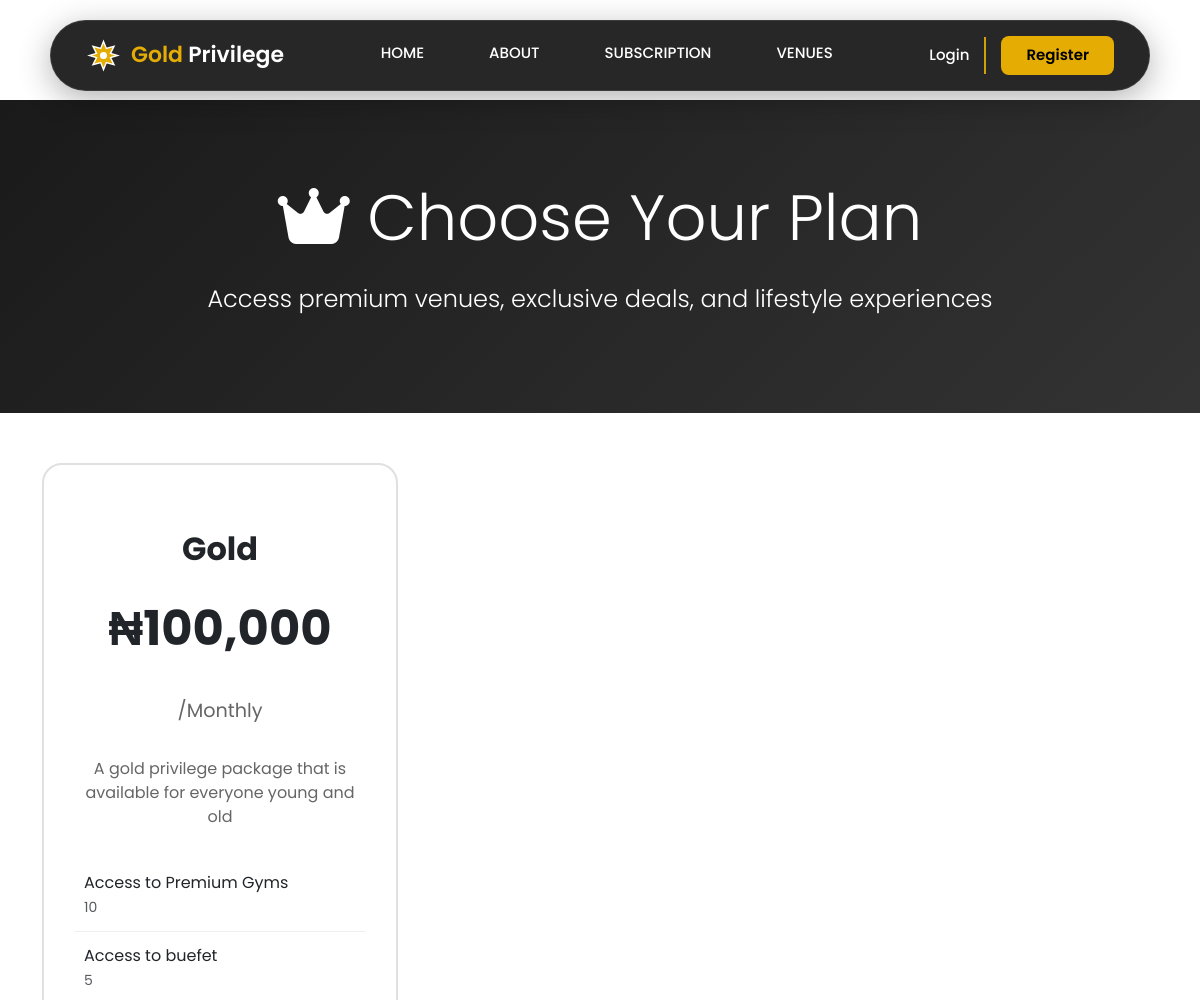
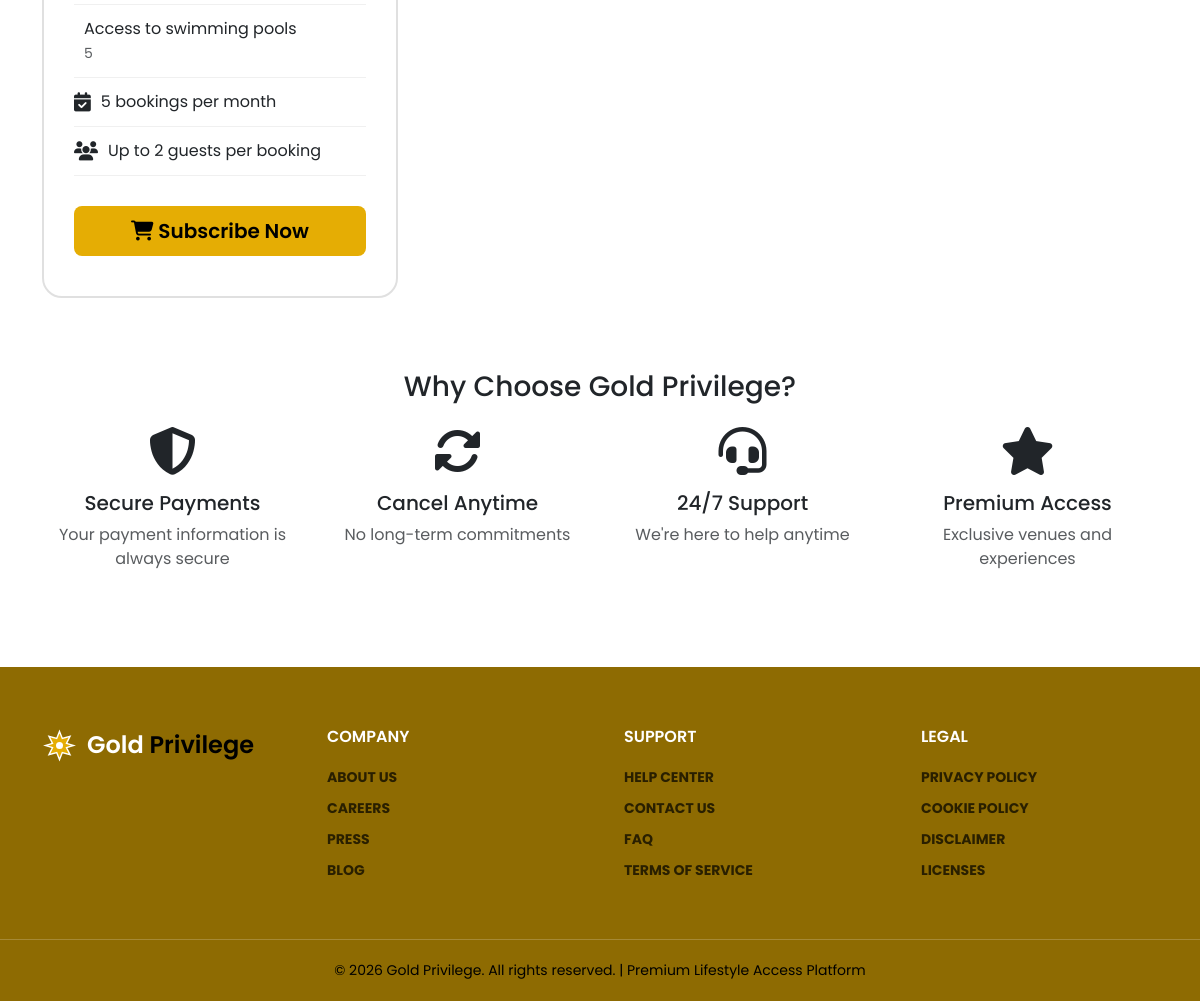
The app's page /subscriptions/plans/ with its own data (2 pictures, top to bottom).
### subscriptions/models.py (models this page shows, shortened)
class SubscriptionPlan(models.Model):
    class BillingPeriod(models.TextChoices):
        MONTHLY = 'MONTHLY', _('Monthly')
        QUARTERLY = 'QUARTERLY', _('Quarterly (3 months)')
        SEMI_ANNUAL = 'SEMI_ANNUAL', _('Semi-Annual (6 months)')
        ANNUAL = 'ANNUAL', _('Annual (12 months)')
    name = models.CharField(
        _('plan name'),
        max_length=100,
        help_text='e.g., "Gold", "Platinum", "Diamond"'
    )
    slug = models.SlugField(
        _('slug'),
        max_length=100,
        unique=True,
        help_text='URL-friendly name (auto-generated from name)'
    )
    description = models.TextField(
        _('description'),
        help_text='Short description of the plan'
    )
    tagline = models.CharField(
        _('tagline'),
        max_length=200,
        blank=True,
        help_text='Catchy tagline (e.g., "Most Popular")'
    )
    price = models.DecimalField(
        _('price'),
        max_digits=10,
        decimal_places=2,
        validators=[MinValueValidator(0)],
        help_text='Price in Naira (NGN)'
    )
    billing_period = models.CharField(
        _('billing period'),
        max_length=20,
        choices=BillingPeriod.choices,
        default=BillingPeriod.MONTHLY
    )
    trial_period_days = models.IntegerField(
        _('trial period (days)'),
        default=0,
        validators=[MinValueValidator(0)],
        help_text='Number of free trial days (0 for no trial)'
    )
    features = models.ManyToManyField(
        PlanFeature,
        through='PlanFeatureAssignment',
        related_name='plans',
        blank=True
    )
    max_bookings_per_month = models.IntegerField(
        _('max bookings per month'),
        null=True,
        blank=True,
        validators=[MinValueValidator(1)],
        help_text='Leave empty for unlimited bookings'
    )
    max_guests_per_booking = models.IntegerField(
        _('max guests per booking'),
        default=2,
        validators=[MinValueValidator(1)]
    )
    is_featured = models.BooleanField(
        _('featured plan'),
        default=False,
        help_text='Highlight this plan (e.g., "Most Popular")'
    )
    highlight_color = models.CharField(
        _('highlight color'),
        max_length=7,
        default='#d4af37',
        help_text='Hex color code for plan badge/border'
    )
    display_order = models.IntegerField(
        default=0,
        help_text='Order in which plan appears (lower = first)'
    )
    is_active = models.BooleanField(
        _('active'),
        default=True,
        help_text='Is this plan available for purchase?'
    )
    available_from = models.DateTimeField(
        _('available from'),
        null=True,
        blank=True,
        help_text='Plan becomes available on this date'
    )
    available_until = models.DateTimeField(
        _('available until'),
        null=True,
        blank=True,
        help_text='Plan stops being available on this date'
    )
    created_at = models.DateTimeField(auto_now_add=True)
    updated_at = models.DateTimeField(auto_now=True)
    class Meta:
        verbose_name = _('subscription plan')
        verbose_name_plural = _('subscription plans')
        ordering = ['display_order', 'price']

class PlanFeatureAssignment(models.Model):
    plan = models.ForeignKey(
        SubscriptionPlan,
        on_delete=models.CASCADE,
        related_name='feature_assignments'
    )
    feature = models.ForeignKey(
        PlanFeature,
        on_delete=models.CASCADE,
        related_name='plan_assignments'
    )
    custom_value = models.CharField(
        _('custom value'),
        max_length=100,
        blank=True,
        help_text='e.g., "10 per month" or "Unlimited"'
    )
    is_highlighted = models.BooleanField(
        default=False,
        help_text='Highlight this feature for this plan'
    )
    display_order = models.IntegerField(default=0)
    class Meta:
        verbose_name = _('plan feature assignment')
        verbose_name_plural = _('plan feature assignments')
        ordering = ['display_order', 'feature__display_order']
        unique_together = ['plan', 'feature']

class PlanFeature(models.Model):
    name = models.CharField(
        _('feature name'),
        max_length=200,
        help_text='e.g., "Access to Premium Gyms"'
    )
    description = models.TextField(
        _('description'),
        blank=True,
        help_text='Detailed description of this feature'
    )
    icon = models.CharField(
        _('icon'),
        max_length=50,
        blank=True,
        help_text='Font Awesome icon class (e.g., "fa-dumbbell")'
    )
    is_active = models.BooleanField(default=True)
    display_order = models.IntegerField(
        default=0,
        help_text='Order in which feature appears (lower = first)'
    )
    created_at = models.DateTimeField(auto_now_add=True)
    updated_at = models.DateTimeField(auto_now=True)
    class Meta:
        verbose_name = _('plan feature')
        verbose_name_plural = _('plan features')
        ordering = ['display_order', 'name']

### subscriptions/views.py (the view, shortened to what this page needs)
# urls.py: path('plans/', views.PlanListView.as_view(), name='plans_list'),
class PlanListView(ListView):
    model = SubscriptionPlan
    template_name = 'subscriptions/plans_list.html'
    context_object_name = 'plans'
    def get_queryset(self):
        return SubscriptionPlan.objects.filter(
            is_active=True
        ).prefetch_related(
            'feature_assignments__feature'
        ).order_by('display_order', 'price')
    def get_context_data(self, **kwargs):
        context = super().get_context_data(**kwargs)
        return context

### venues/context_processors.py (called while the page is built)
def mapbox_settings(request):
    return {
        'MAPBOX_ACCESS_TOKEN': settings.MAPBOX_ACCESS_TOKEN,
        'DEFAULT_MAP_CENTER': [3.3792, 6.5244],  # Lagos coordinates
        'DEFAULT_MAP_ZOOM': 11,
    }

### templates/subscriptions/plans_list.html (shortened to what this page needs)
{% extends 'base.html' %}
{% load humanize %}
{% block content %}
<div class="pricing-header">
    <div class="container">
        <h1 class="display-3 mb-4">
            <i class="fas fa-crown" style="color: var(--primary-color);"></i>
            Choose Your Plan
        </h1>
        <p class="lead" style="font-size: 1.5rem;">
            Access premium venues, exclusive deals, and lifestyle experiences
        </p>
    </div>
</div>
<div class="container mb-5">
    {% if not plans %}
        <div class="text-center py-5">
            <i class="fas fa-inbox fa-5x text-muted mb-4"></i>
            <h3>No Plans Available</h3>
            <p class="text-muted">Check back soon for our subscription plans!</p>
        </div>
    {% else %}
        <div class="row g-4">
            {% for plan in plans %}
                <div class="col-md-4 mb-4">
                    <div class="pricing-card {% if plan.is_featured %}featured{% endif %}">
                        <div class="plan-name">{{ plan.name }}</div>
                        <div class="plan-price">
                            ₦{{ plan.price|floatformat:0|intcomma }}
                            <small>/{{ plan.get_billing_period_display }}</small>
                        </div>
                        <p class="plan-description">{{ plan.description }}</p>
                        <ul class="features-list">
                            {% for assignment in plan.feature_assignments.all %}
                                <li {% if assignment.is_highlighted %}style="font-weight: bold; color: var(--primary-color);"{% endif %}>
                                    <span>
                                        {{ assignment.feature.name }}
                                        {% if assignment.custom_value %}
                                            <br><small class="text-muted">{{ assignment.custom_value }}</small>
                                        {% endif %}
                                    </span>
                                </li>
                            {% endfor %}
                            {% if plan.max_bookings_per_month %}
                                <li>
                                    <i class="fas fa-calendar-check"></i>
                                    <span>{{ plan.max_bookings_per_month }} bookings per month</span>
                                </li>
                            {% else %}
                                <li>
                                    <i class="fas fa-infinity"></i>
                                    <span>Unlimited bookings</span>
                                </li>
                            {% endif %}
                            <li>
                                <i class="fas fa-users"></i>
                                <span>Up to {{ plan.max_guests_per_booking }} guests per booking</span>
                            </li>
                        </ul>
                        {% if current_subscription and current_subscription.plan == plan %}
                            <button class="btn btn-secondary btn-lg w-100" disabled>
                                <i class="fas fa-check"></i> Current Plan
                            </button>
                        {% elif has_active_subscription %}
                            <a href="{% url 'subscriptions:plan_detail' plan.slug %}" class="btn btn-outline-secondary btn-lg w-100">
                                View Details
                            </a>
                        {% else %}
                            <a href="{% url 'subscriptions:subscribe' plan.slug %}" class="btn btn-gold btn-lg w-100">
                                <i class="fas fa-shopping-cart"></i> Subscribe Now
                            </a>
                        {% endif %}
                    </div>
                </div>
            {% endfor %}
        </div>
    {% endif %}
    <div class="row mt-5">
        <div class="col-12 text-center">
            <h3 class="mb-4">Why Choose Gold Privilege?</h3>
            <div class="row g-4">
                <div class="col-md-3">
                    <i class="fas fa-shield-alt fa-3x mb-3" style="color: var(--primary-color);"></i>
                    <h5>Secure Payments</h5>
                    <p class="text-muted">Your payment information is always secure</p>
                </div>
                <div class="col-md-3">
                    <i class="fas fa-sync-alt fa-3x mb-3" style="color: var(--primary-color);"></i>
                    <h5>Cancel Anytime</h5>
                    <p class="text-muted">No long-term commitments</p>
                </div>
                <div class="col-md-3">
                    <i class="fas fa-headset fa-3x mb-3" style="color: var(--primary-color);"></i>
                    <h5>24/7 Support</h5>
                    <p class="text-muted">We're here to help anytime</p>
                </div>
                <div class="col-md-3">
                    <i class="fas fa-star fa-3x mb-3" style="color: var(--primary-color);"></i>
                    <h5>Premium Access</h5>
                    <p class="text-muted">Exclusive venues and experiences</p>
                </div>
            </div>
        </div>
    </div>
</div>
{% endblock %}

### templates/base.html (style rules this page uses)
:root { --gold-primary: #E5AD04; --gold-secondary: #F9B036; --dark-bg: #020202; --white: #FFFFFF; --black: #000000; --black-soft: rgba(0, 0, 0, 0.71); }
* { margin: 0; padding: 0; box-sizing: border-box; }
body { font-family: 'Poppins', sans-serif; overflow-x: hidden; position: relative; }
.btn-gold { background: var(--gold-primary); color: var(--black); border: none; font-weight: 600; padding: 10px 25px; border-radius: 8px; transition: all 0.3s ease; }

### templates/subscriptions/plans_list.html (style rules this page uses)
.pricing-header { background: linear-gradient(135deg, #1a1a1a 0%, #333 100%); color: white; padding: 80px 0; text-align: center; margin-bottom: 50px; }
.pricing-card { border: 2px solid #e0e0e0; border-radius: 20px; padding: 40px 30px; text-align: center; transition: all 0.3s ease; height: 100%; position: relative; background: white; }
.plan-name { font-size: 2rem; font-weight: bold; margin: 20px 0; color: var(--secondary-color); }
.plan-price { font-size: 3rem; font-weight: bold; color: var(--primary-color); margin: 20px 0; }
.plan-price small { font-size: 1.2rem; color: #666; font-weight: normal; }
.plan-description { color: #666; margin: 20px 0; min-height: 60px; }
.features-list { list-style: none; padding: 0; margin: 30px 0; text-align: left; }
.features-list li { padding: 12px 0; border-bottom: 1px solid #f0f0f0; display: flex; align-items: center; }
.features-list li i { color: var(--primary-color); margin-right: 10px; font-size: 1.2rem; }

### records on screen
SubscriptionPlan: name "Gold", price "100,000", billing_period "Monthly", description "A gold privilege package that is available for everyone young and old", max_bookings_per_month "5", max_guests_per_booking "2"
PlanFeatureAssignment: feature.name "Access to Premium Gyms", custom_value "10"
PlanFeatureAssignment: feature.name "Access to buefet", custom_value "5"
PlanFeatureAssignment: feature.name "Access to swimming pools", custom_value "5"
